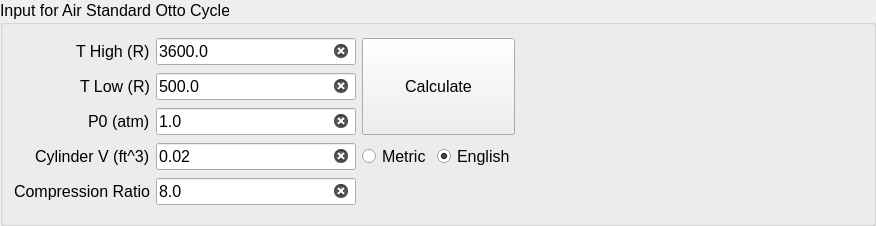
      <widget class="QGroupBox" name="gb_Input">
       <property name="geometry">
        <rect>
         <x>0</x>
         <y>1</y>
         <width>876</width>
         <height>226</height>
        </rect>
       </property>
       <property name="sizePolicy">
        <sizepolicy hsizetype="Preferred" vsizetype="Fixed">
         <horstretch>0</horstretch>
         <verstretch>0</verstretch>
        </sizepolicy>
       </property>
       <property name="font">
        <font>
         <pointsize>12</pointsize>
        </font>
       </property>
       <property name="title">
        <string>Input for Air Standard Otto Cycle</string>
       </property>
       <layout class="QGridLayout" name="gridLayout">
        <item row="0" column="2" rowspan="3" colspan="2">
         <widget class="QPushButton" name="btn_Calculate">
          <property name="sizePolicy">
           <sizepolicy hsizetype="Minimum" vsizetype="Preferred">
            <horstretch>0</horstretch>
            <verstretch>0</verstretch>
           </sizepolicy>
          </property>
          <property name="font">
           <font>
            <pointsize>12</pointsize>
           </font>
          </property>
          <property name="text">
           <string>Calculate</string>
          </property>
         </widget>
        </item>
        <item row="2" column="0" alignment="Qt::AlignRight">
         <widget class="QLabel" name="lbl_P0">
          <property name="sizePolicy">
           <sizepolicy hsizetype="Fixed" vsizetype="Fixed">
            <horstretch>0</horstretch>
            <verstretch>0</verstretch>
           </sizepolicy>
          </property>
          <property name="font">
           <font>
            <pointsize>12</pointsize>
           </font>
          </property>
          <property name="text">
           <string>P0 (atm)</string>
          </property>
         </widget>
        </item>
        <item row="1" column="0" alignment="Qt::AlignRight">
         <widget class="QLabel" name="lbl_TLow">
          <property name="sizePolicy">
           <sizepolicy hsizetype="Fixed" vsizetype="Fixed">
            <horstretch>0</horstretch>
            <verstretch>0</verstretch>
           </sizepolicy>
          </property>
          <property name="font">
           <font>
            <pointsize>12</pointsize>
           </font>
          </property>
          <property name="text">
           <string>T Low (R)</string>
          </property>
         </widget>
        </item>
        <item row="1" column="1">
         <widget class="QLineEdit" name="le_TLow">
          <property name="sizePolicy">
           <sizepolicy hsizetype="Preferred" vsizetype="Fixed">
            <horstretch>0</horstretch>
            <verstretch>0</verstretch>
           </sizepolicy>
          </property>
          <property name="maximumSize">
           <size>
            <width>200</width>
            <height>16777215</height>
           </size>
          </property>
          <property name="font">
           <font>
            <pointsize>12</pointsize>
           </font>
          </property>
          <property name="text">
           <string>500.0</string>
          </property>
          <property name="placeholderText">
           <string>enter a value for the high pressure isobar</string>
          </property>
          <property name="clearButtonEnabled">
           <bool>true</bool>
          </property>
         </widget>
        </item>
        <item row="3" column="0" alignment="Qt::AlignRight">
         <widget class="QLabel" name="lbl_V0">
          <property name="sizePolicy">
           <sizepolicy hsizetype="Fixed" vsizetype="Fixed">
            <horstretch>0</horstretch>
            <verstretch>0</verstretch>
           </sizepolicy>
          </property>
          <property name="font">
           <font>
            <pointsize>12</pointsize>
           </font>
          </property>
          <property name="text">
           <string>Cylinder V (ft^3)</string>
          </property>
         </widget>
        </item>
        <item row="0" column="0" alignment="Qt::AlignRight">
         <widget class="QLabel" name="lbl_THigh">
          <property name="sizePolicy">
           <sizepolicy hsizetype="Fixed" vsizetype="Fixed">
            <horstretch>0</horstretch>
            <verstretch>0</verstretch>
           </sizepolicy>
          </property>
          <property name="font">
           <font>
            <pointsize>12</pointsize>
           </font>
          </property>
          <property name="text">
           <string>T High (R)</string>
          </property>
         </widget>
        </item>
        <item row="3" column="4">
         <spacer name="horizontalSpacer_3">
          <property name="orientation">
           <enum>Qt::Horizontal</enum>
          </property>
          <property name="sizeHint" stdset="0">
           <size>
            <width>40</width>
            <height>20</height>
           </size>
          </property>
         </spacer>
        </item>
        <item row="0" column="1">
         <widget class="QLineEdit" name="le_THigh">
          <property name="sizePolicy">
           <sizepolicy hsizetype="Preferred" vsizetype="Fixed">
            <horstretch>0</horstretch>
            <verstretch>0</verstretch>
           </sizepolicy>
          </property>
          <property name="maximumSize">
           <size>
            <width>200</width>
            <height>16777215</height>
           </size>
          </property>
          <property name="font">
           <font>
            <pointsize>12</pointsize>
           </font>
          </property>
          <property name="text">
           <string>3600.0</string>
          </property>
          <property name="placeholderText">
           <string>enter a value for the high pressure isobar</string>
          </property>
          <property name="clearButtonEnabled">
           <bool>true</bool>
          </property>
         </widget>
        </item>
        <item row="3" column="1">
         <widget class="QLineEdit" name="le_V0">
          <property name="sizePolicy">
           <sizepolicy hsizetype="Preferred" vsizetype="Fixed">
            <horstretch>0</horstretch>
            <verstretch>0</verstretch>
           </sizepolicy>
          </property>
          <property name="maximumSize">
           <size>
            <width>200</width>
            <height>16777215</height>
           </size>
          </property>
          <property name="font">
           <font>
            <pointsize>12</pointsize>
           </font>
          </property>
          <property name="text">
           <string>0.02</string>
          </property>
          <property name="clearButtonEnabled">
           <bool>true</bool>
          </property>
         </widget>
        </item>
        <item row="2" column="1">
         <widget class="QLineEdit" name="le_P0">
          <property name="sizePolicy">
           <sizepolicy hsizetype="Preferred" vsizetype="Fixed">
            <horstretch>0</horstretch>
            <verstretch>0</verstretch>
           </sizepolicy>
          </property>
          <property name="maximumSize">
           <size>
            <width>200</width>
            <height>16777215</height>
           </size>
          </property>
          <property name="font">
           <font>
            <pointsize>12</pointsize>
           </font>
          </property>
          <property name="text">
           <string>1.0</string>
          </property>
          <property name="placeholderText">
           <string>enter a value for the low pressure isobar</string>
          </property>
          <property name="clearButtonEnabled">
           <bool>true</bool>
          </property>
         </widget>
        </item>
        <item row="4" column="1">
         <widget class="QLineEdit" name="le_CR">
          <property name="sizePolicy">
           <sizepolicy hsizetype="Expanding" vsizetype="Fixed">
            <horstretch>0</horstretch>
            <verstretch>0</verstretch>
           </sizepolicy>
          </property>
          <property name="maximumSize">
           <size>
            <width>200</width>
            <height>16777215</height>
           </size>
          </property>
          <property name="font">
           <font>
            <pointsize>12</pointsize>
           </font>
          </property>
          <property name="text">
           <string>8.0</string>
          </property>
          <property name="placeholderText">
           <string>turbine isentropic efficiency 0.0&lt;eta&lt;=1.0</string>
          </property>
          <property name="clearButtonEnabled">
           <bool>true</bool>
          </property>
         </widget>
        </item>
        <item row="4" column="0" alignment="Qt::AlignRight">
         <widget class="QLabel" name="lbl_CR">
          <property name="sizePolicy">
           <sizepolicy hsizetype="Fixed" vsizetype="Fixed">
            <horstretch>0</horstretch>
            <verstretch>0</verstretch>
           </sizepolicy>
          </property>
          <property name="font">
           <font>
            <pointsize>12</pointsize>
           </font>
          </property>
          <property name="text">
           <string>Compression Ratio</string>
          </property>
          <property name="textFormat">
           <enum>Qt::PlainText</enum>
          </property>
         </widget>
        </item>
        <item row="3" column="3">
         <widget class="QRadioButton" name="rdo_English">
          <property name="sizePolicy">
           <sizepolicy hsizetype="Fixed" vsizetype="Fixed">
            <horstretch>0</horstretch>
            <verstretch>0</verstretch>
           </sizepolicy>
          </property>
          <property name="font">
           <font>
            <pointsize>12</pointsize>
           </font>
          </property>
          <property name="text">
           <string>English</string>
          </property>
          <property name="checked">
           <bool>true</bool>
          </property>
         </widget>
        </item>
        <item row="3" column="2">
         <widget class="QRadioButton" name="rdo_Metric">
          <property name="sizePolicy">
           <sizepolicy hsizetype="Fixed" vsizetype="Fixed">
            <horstretch>0</horstretch>
            <verstretch>0</verstretch>
           </sizepolicy>
          </property>
          <property name="font">
           <font>
            <pointsize>12</pointsize>
           </font>
          </property>
          <property name="text">
           <string>Metric</string>
          </property>
          <property name="checked">
           <bool>false</bool>
          </property>
         </widget>
        </item>
       </layout>
      </widget>
